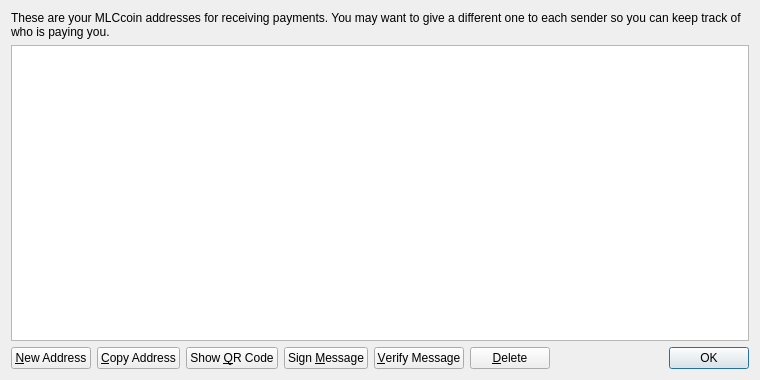
<?xml version="1.0" encoding="UTF-8"?>
<ui version="4.0">
 <class>AddressBookPage</class>
 <widget class="QWidget" name="AddressBookPage">
  <property name="geometry">
   <rect>
    <x>0</x>
    <y>0</y>
    <width>760</width>
    <height>380</height>
   </rect>
  </property>
  <property name="windowTitle">
   <string>Address Book</string>
  </property>
  <layout class="QVBoxLayout" name="verticalLayout">
   <item>
    <widget class="QLabel" name="labelExplanation">
     <property name="text">
      <string>These are your MLCcoin addresses for receiving payments. You may want to give a different one to each sender so you can keep track of who is paying you.</string>
     </property>
     <property name="textFormat">
      <enum>Qt::PlainText</enum>
     </property>
     <property name="wordWrap">
      <bool>true</bool>
     </property>
    </widget>
   </item>
   <item>
    <widget class="QTableView" name="tableView">
     <property name="contextMenuPolicy">
      <enum>Qt::CustomContextMenu</enum>
     </property>
     <property name="toolTip">
      <string>Double-click to edit address or label</string>
     </property>
     <property name="tabKeyNavigation">
      <bool>false</bool>
     </property>
     <property name="alternatingRowColors">
      <bool>true</bool>
     </property>
     <property name="selectionMode">
      <enum>QAbstractItemView::SingleSelection</enum>
     </property>
     <property name="selectionBehavior">
      <enum>QAbstractItemView::SelectRows</enum>
     </property>
     <property name="sortingEnabled">
      <bool>true</bool>
     </property>
     <attribute name="verticalHeaderVisible">
      <bool>false</bool>
     </attribute>
    </widget>
   </item>
   <item>
    <layout class="QHBoxLayout" name="horizontalLayout">
     <item>
      <widget class="QPushButton" name="newAddressButton">
       <property name="toolTip">
        <string>Create a new address</string>
       </property>
       <property name="text">
        <string>&amp;New Address</string>
       </property>
       <property name="icon">
        <iconset resource="../bitcoin.qrc">
         <normaloff>:/icons/add</normaloff>:/icons/add</iconset>
       </property>
      </widget>
     </item>
     <item>
      <widget class="QPushButton" name="copyToClipboard">
       <property name="toolTip">
        <string>Copy the currently selected address to the system clipboard</string>
       </property>
       <property name="text">
        <string>&amp;Copy Address</string>
       </property>
       <property name="icon">
        <iconset resource="../bitcoin.qrc">
         <normaloff>:/icons/editcopy</normaloff>:/icons/editcopy</iconset>
       </property>
      </widget>
     </item>
     <item>
      <widget class="QPushButton" name="showQRCode">
       <property name="text">
        <string>Show &amp;QR Code</string>
       </property>
       <property name="icon">
        <iconset resource="../bitcoin.qrc">
         <normaloff>:/icons/qrcode</normaloff>:/icons/qrcode</iconset>
       </property>
      </widget>
     </item>
     <item>
      <widget class="QPushButton" name="signMessage">
       <property name="toolTip">
        <string>Sign a message to prove you own a MLCcoin address</string>
       </property>
       <property name="text">
        <string>Sign &amp;Message</string>
       </property>
       <property name="icon">
        <iconset resource="../bitcoin.qrc">
         <normaloff>:/icons/edit</normaloff>:/icons/edit</iconset>
       </property>
      </widget>
     </item>
     <item>
      <widget class="QPushButton" name="verifyMessage">
       <property name="toolTip">
        <string>Verify a message to ensure it was signed with a specified MLCcoin address</string>
       </property>
       <property name="text">
        <string>&amp;Verify Message</string>
       </property>
       <property name="icon">
        <iconset resource="../bitcoin.qrc">
         <normaloff>:/icons/transaction_0</normaloff>:/icons/transaction_0</iconset>
       </property>
      </widget>
     </item>
     <item>
      <widget class="QPushButton" name="deleteButton">
       <property name="toolTip">
        <string>Delete the currently selected address from the list</string>
       </property>
       <property name="text">
        <string>&amp;Delete</string>
       </property>
       <property name="icon">
        <iconset resource="../bitcoin.qrc">
         <normaloff>:/icons/remove</normaloff>:/icons/remove</iconset>
       </property>
      </widget>
     </item>
     <item>
      <spacer name="horizontalSpacer">
       <property name="orientation">
        <enum>Qt::Horizontal</enum>
       </property>
       <property name="sizeHint" stdset="0">
        <size>
         <width>40</width>
         <height>20</height>
        </size>
       </property>
      </spacer>
     </item>
     <item>
      <widget class="QDialogButtonBox" name="buttonBox">
       <property name="sizePolicy">
        <sizepolicy hsizetype="Maximum" vsizetype="Fixed">
         <horstretch>0</horstretch>
         <verstretch>0</verstretch>
        </sizepolicy>
       </property>
       <property name="standardButtons">
        <set>QDialogButtonBox::Ok</set>
       </property>
      </widget>
     </item>
    </layout>
   </item>
  </layout>
 </widget>
 <resources>
  <include location="../bitcoin.qrc"/>
 </resources>
 <connections/>
</ui>
